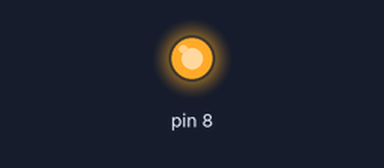
Simulated run of this sketch. Board: Arduino Uno, built with avr-gcc and run on an emulated ATmega328P. On the bench: output pins drawn as LEDs (lit = HIGH).

Above: at 0.3 s.
At 24.2 s:
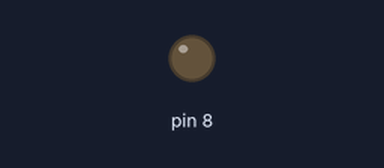
Timing chart, 0 to 25.7 s (numbered marks = the images above):
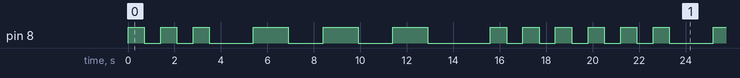

The sketch:

3._Fast_and_Slow_Blinking_Pattern_with_LED_on_Arduino.ino
```cpp
/*
This code implements a blinking pattern for a LED connected to pin 8 of the Arduino, alternating between fast and slow on/off sequences.

Required Materials:
  Computer
  Arduino IDE
  Arduino Uno board
  USB power cable
  330-ohm resistor
  LED
  Breadboard
*/

void setup() {
  // put your setup code here, to run once:
  pinMode(8, OUTPUT);
}

void loop() {
  // put your main code here, to run repeatedly:
  digitalWrite(8, HIGH);
  delay(700);
  digitalWrite(8, LOW);
  delay(700);
  digitalWrite(8, HIGH);
  delay(700);
  digitalWrite(8, LOW);
  delay(700);
  digitalWrite(8, HIGH);
  delay(700);
  digitalWrite(8, LOW);
  delay(700);

  delay(1200);

  digitalWrite(8, HIGH);
  delay(1500);
  digitalWrite(8, LOW);
  delay(1500);
  digitalWrite(8, HIGH);
  delay(1500);
  digitalWrite(8, LOW);
  delay(1500);
  digitalWrite(8, HIGH);
  delay(1500);
  digitalWrite(8, LOW);
  delay(1500);

  delay(1200);

  digitalWrite(8, HIGH);
  delay(700);
  digitalWrite(8, LOW);
  delay(700);
  digitalWrite(8, HIGH);
  delay(700);
  digitalWrite(8, LOW);
  delay(700);
  digitalWrite(8, HIGH);
  delay(700);
  digitalWrite(8, LOW);
  delay(700);
}
```

Measured:
- by itself, pin 8: repeats every 19.8 s: 2 × (LOW 0.70 s, HIGH 0.70 s), LOW 1.9 s, 2 × (HIGH 1.5 s, LOW 1.5 s), HIGH 1.5 s, LOW 2.7 s, 3 × (HIGH 0.70 s, LOW 0.70 s), HIGH 0.70 s
- by itself, everything shown: repeats every 19.8 s, in 18 steps
